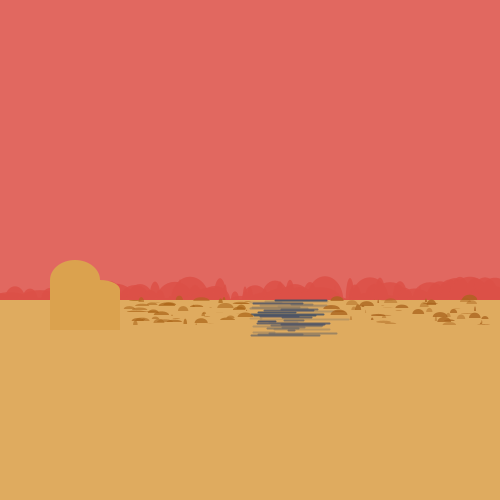
Frame 1 (no input)
Frame 60 (the mouse pressed at the canvas centre just before this capture): identical to frame 1, image omitted
Frame 120 (the mouse held since frame 60 and released just before this capture): identical to frame 1, image omitted

The Processing sketch that drew this single still picture (run headless with seeded random() and noise(); from frame 60 on, the mouse is pressed at the canvas centre):

// Processing sketch: processing_185508
// ── processing_185508.pde

//landscape project - tatooine-ish sunset

//alter the horizon 
int y = 300;

//sandy ground color
color color1 = color(219, 162, 78);
//sky color
color color2 = color(220, 80, 71);


void setup() {
  size(500, 500);
  smooth();
  background(255);
  noStroke();

  //ground
  fill(color1, 230);
  rect(0, y, width, height-y);
  //sky
  fill(color2, 220);
  rect(0, 0, width, y);
  // mountains
  for (int j = 0; j < width; j = j + 5) {
    arc(j, random(y, (0.99*y)), random(0.09*width), random(0.1*height), PI, TWO_PI);
  }
  
  //building
  fill(color1);
  rect(50, y-20, 0.1*width, 0.1*height);
  rect(50+ 0.1*width, (y-10), 0.04*width, 0.08*height);
  arc(50 + 0.05*width, y-20, 0.1*width, 0.08*height, PI, TWO_PI);
  arc(50 + 0.1*width, y-10, 0.08*width, 0.04*height, PI, TWO_PI);
  
  //river
  for (int k = y; k <= y + (0.07*height); k = k + 1) {
    stroke(random(70,75), random(80, 85), random(100, 105), random(255));
    strokeWeight(2);
    strokeCap(ROUND);
    strokeJoin(ROUND);

    beginShape();
    vertex(random(0.5*width, 0.6*width), k);
    vertex(random(0.5*width, 0.7*width), k);
    vertex(random(0.5*width, 0.7*width), k);
    endShape();
  }
  //rocks
  noStroke();
  fill(170, 100, random(20, 30), random(255));
  for (int i = y; i <= y+ (0.05*height); i = i + 1) {
    arc(random((width*0.25), (width*0.5)), i, random(0.035*width), random(0.021*height), PI, TWO_PI);
  }
  fill(170, 100, random(20, 30), random(255));
  for (int i = y; i <= y+ (0.05*height); i = i + 1) {
    arc(random((width*0.65), (width*0.99)), i, random(0.034*width), random(0.025*height), PI, TWO_PI);
  }
  fill(170, 100, random(20, 30), random(255));
  for (int i = y; i <= y+ (0.05*height); i = i + 1) {
    arc(random((width*0.25), (width*0.5)), i, random(0.04*width), random(0.023*height), PI, TWO_PI);
  }
  fill(170, 100, random(20, 30), random(255));
  for (int i = y; i <= y+ (0.05*height); i = i + 1) {
    arc(random((width*0.7), (width*0.95)), i, random(0.031*width), random(0.02*height), PI, TWO_PI);
  }
}
void draw() {
}

void mousePressed() {
  //too many suns!
  if (mouseY < y) {
    fill(color2, 210);
    float scale1 = (y - mouseY)/65.0;
    float width1 = width*scale1;
    float height1 = height*scale1;
    print(scale1, width1, height1);
    print(" ");
    ellipse(mouseX, mouseY, 0.05*width1, 0.05*height1);
    fill(244, 121, 5, 200);
    ellipse(mouseX, mouseY, 0.03*width1, 0.03*height1);
  }

  //too many D2's! (in shadow)
  if (mouseY > y) {
    float scale2 = (mouseY - y)/60.0;
    float width2 = width*scale2;
    float height2 = height*scale2;
    float a = 0.02*width2;
    float b = 0.03*height2;
    float c = 0.01*width2;
    float d = 0.01*height2;
    float e = 0.02*height2;
    fill(0, 230);
    noStroke();
    rect(mouseX, mouseY, a, b); //body
    arc(mouseX+(c), mouseY, a, e, PI, TWO_PI); //head
    arc(mouseX+(c), mouseY+(b), 0.03*width2, e, PI, TWO_PI); //wheels
    arc(mouseX+(c), mouseY+(d), 0.03*width2, d, PI, TWO_PI); //arm attachment
    rect(mouseX+(0.021*width2), mouseY+(d), 0.002*width2, e); //arm right
    rect(mouseX-(0.004*width2), mouseY+(d), 0.002*width2, e); //arm left
  }
}
